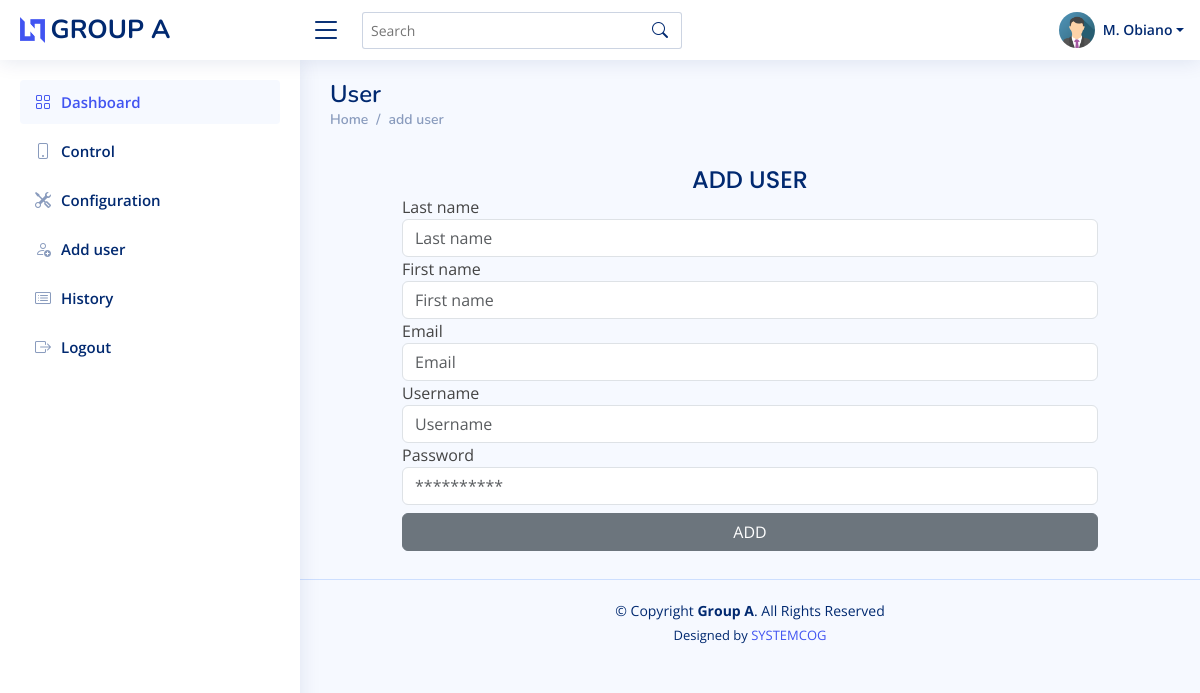
The page /add/user/ (signed in) on the database its author committed.
### account/models.py (models this page shows)
class User(AbstractUser):
    phone = models.CharField(max_length=20, blank=True, null=True)
    password_reset = models.BooleanField(default=False)
    image = models.ImageField(default='passport.jpg', upload_to='passport')
    role = models.CharField(max_length=255, blank=True, null=True)
    threat_counter = models.IntegerField(default=0)
    disable_reason = models.TextField(max_length=200, blank=True, null=True)
    ip_address = models.CharField(max_length=20, blank=True, null=True)

### account/decorators.py (the view)
        def wrapper_func(request, *args, **kwargs):
            group = None
            if request.user.groups.exists():
                group = request.user.groups.all()[0].name
            if group in allowed_roles:
                return view_func(request, *args, **kwargs)
            else:
                return render(request,'account/404.html')

### account/context_processors.py (called while the page is built)
def config_objects(request):
    from .models import Config
    if not Config.objects.all().exists():
        Config.objects.create()
    return {'config': Config.objects.get(id=1)}

### account/views.py (called while the page is built, shortened)
@login_required(login_url='login')
@allowed_users(allowed_roles=['visitor','admin'])
def addUser(request):
    user = request.user
    context = {}
    return render(request, 'account/add_user.html', context)

### account/templates/account/add_user.html (shortened to what this page needs)
{% extends 'account/main.html' %}
{% load crispy_forms_tags %}
{% block content %}
<div class="pagetitle">
    <h1>User</h1>
    <nav>
        <ol class="breadcrumb">
            <li class="breadcrumb-item"><a href="{% url 'home' %}">Home</a></li>
            <li class="breadcrumb-item">add user</li>
        </ol>
    </nav>
</div>
<section class="section">
  <div class="row justify-content-center">
    <div class="col-lg-10 col-md-12">
        <div>
            <h5 class="card-title text-center pb-0 fs-4">ADD USER</h5>
        </div>
        <form action="" method="post">
            <div class="form-group">
              <label for="">Last name</label>
              <input type="text" name="last_name" class="form-control" placeholder="Last name" required id="">
            </div>
            <div class="form-group">
              <label for="">First name</label>
              <input type="text" name="first_name" class="form-control" placeholder="First name" required id="">
            </div>
            <div class="form-group">
              <label for="">Email</label>
              <input type="text" name="email" class="form-control" placeholder="Email" required id="">
            </div>
            <div class="form-group">
              <label for="">Username</label>
              <input type="text" name="username" class="form-control" placeholder="Username" required id="">
            </div>
            <div class="form-group">
              <label for="">Password</label>
              <input type="password" name="password" class="form-control" placeholder="**********" required id="">
            </div>
            <button type="button" class="btn btn-secondary my-2 w-100" data-bs-toggle="modal" data-bs-target="#user">ADD</button>
        </form>
    </div>
  </div>
</section>
{% endblock content %}

### account/templates/account/main.html (shortened to what this page needs)
{% load static %}
<!DOCTYPE html>
<html lang="en">
<head>
  <link href="{% static 'assets/vendor/bootstrap/css/bootstrap.min.css' %}" rel="stylesheet">
  <link href="{% static 'assets/vendor/bootstrap-icons/bootstrap-icons.css' %}" rel="stylesheet">
  <link href="{% static 'assets/vendor/boxicons/css/boxicons.min.css' %}" rel="stylesheet">
  <link href="{% static 'assets/vendor/quill/quill.snow.css' %}" rel="stylesheet">
  <link href="{% static 'assets/vendor/quill/quill.bubble.css' %}" rel="stylesheet">
  <link href="{% static 'assets/vendor/remixicon/remixicon.css' %}" rel="stylesheet">
  <link href="{% static 'assets/vendor/simple-datatables/style.css' %}" rel="stylesheet">
  <link href="{% static 'assets/css/style.css' %}" rel="stylesheet">
  <link rel="stylesheet" href="{% static 'toastr/toastr.min.css' %}">
</head>
<body>
  <header id="header" class="header fixed-top d-flex align-items-center">
    <div class="d-flex align-items-center justify-content-between">
      <a href="{% url 'home' %}" class="logo d-flex align-items-center">
        <img src="{% static 'assets/img/logo.png' %}" alt="">
        <span class="d-none d-lg-block">GROUP A</span>
      </a>
      <i class="bi bi-list toggle-sidebar-btn"></i>
    </div>
    <div class="search-bar">
      <form class="search-form d-flex align-items-center" method="POST" action="#">
        <input type="text" name="query" placeholder="Search" title="Enter search keyword">
        <button type="submit" title="Search"><i class="bi bi-search"></i></button>
      </form>
    </div>
    <nav class="header-nav ms-auto">
      <ul class="d-flex align-items-center">
        <li class="nav-item dropdown pe-3">
          <a class="nav-link nav-profile d-flex align-items-center pe-0" href="#" data-bs-toggle="dropdown">
            <img src="{{user.image.url}}" alt="Profile" class="rounded-circle">
            <span class="d-none d-md-block dropdown-toggle ps-2">{{user.first_name|first|upper}}. {{user.last_name}}</span>
          </a>
        </li>
      </ul>
    </nav>
  </header>
  <aside id="sidebar" class="sidebar">
    <ul class="sidebar-nav" id="sidebar-nav">
      <li class="nav-item">
        <a class="nav-link " href="{% url 'home' %}">
          <i class="bi bi-grid"></i>
          <span>Dashboard</span>
        </a>
      </li>
      <li class="nav-item">
        <a class="nav-link collapsed" href="{% url 'control' %}">
          <i class="bi bi-phone"></i>
          <span>Control</span>
        </a>
      </li>
      <li class="nav-item">
        <a class="nav-link collapsed" href="{% url 'config' %}">
          <i class="bi bi-tools"></i>
          <span>Configuration</span>
        </a>
      </li>
      <li class="nav-item">
        <a class="nav-link collapsed" href="{% url 'add-user' %}">
          <i class="bi bi-person-add"></i>
          <span>Add user</span>
        </a>
      </li>
      <li class="nav-item">
        <a class="nav-link collapsed" href="{% url 'log' %}">
          <i class="bi bi-card-list"></i>
          <span>History</span>
        </a>
      </li>
      <li class="nav-item">
        <a class="nav-link collapsed" href="{% url 'logout' %}">
          <i class="bi bi-box-arrow-right"></i>
          <span>Logout</span>
        </a>
      </li>
    </ul>
  </aside>
  <main id="main" class="main">
    {% block content %}{% endblock content %}
  </main>
  <footer id="footer" class="footer">
    <div class="copyright">
      &copy; Copyright <strong><span>Group A</span></strong>. All Rights Reserved
    </div>
    <div class="credits">
      Designed by <a href="https://bootstrapmade.com/">SYSTEMCOG</a>
    </div>
  </footer>
</body>
</html>

### account/static/assets/css/style.css (style rules this page uses)
:root { scroll-behavior: smooth; }
body { font-family: "Open Sans", sans-serif; background: #f6f9ff; color: #444444; }
a { color: #4154f1; text-decoration: none; }
h1, h2, h3, h4, h5, h6 { font-family: "Nunito", sans-serif; }
#main { margin-top: 60px; padding: 20px 30px; transition: all 0.3s; }
.pagetitle { margin-bottom: 10px; }
.pagetitle h1 { font-size: 24px; margin-bottom: 0; font-weight: 600; color: #012970; }
.card-title { padding: 20px 0 15px 0; font-size: 18px; font-weight: 500; color: #012970; font-family: "Poppins", sans-serif; }
.breadcrumb { font-size: 14px; font-family: "Nunito", sans-serif; color: #899bbd; font-weight: 600; }
.breadcrumb a { color: #899bbd; transition: 0.3s; }
.breadcrumb .breadcrumb-item::before { color: #899bbd; }
.logo { line-height: 1; }
@media (min-width: 1200px) { .logo { width: 280px; } }
.logo img { max-height: 26px; margin-right: 6px; }
.logo span { font-size: 26px; font-weight: 700; color: #012970; font-family: "Nunito", sans-serif; }
.header { transition: all 0.5s; z-index: 997; height: 60px; box-shadow: 0px 2px 20px rgba(1, 41, 112, 0.1); background-color: #fff; padding-left: 20px; }
.header .toggle-sidebar-btn { font-size: 32px; padding-left: 10px; cursor: pointer; color: #012970; }
.header .search-bar { min-width: 360px; padding: 0 20px; }
.header .search-form { width: 100%; }
.header .search-form input { border: 0; font-size: 14px; color: #012970; border: 1px solid rgba(1, 41, 112, 0.2); padding: 7px 38px 7px 8px; border-radius: 3px; transition: 0.3s; width: 100%; }
.header .search-form button { border: 0; padding: 0; margin-left: -30px; background: none; }
.header .search-form button i { color: #012970; }
.header-nav ul { list-style: none; }
.header-nav>ul { margin: 0; padding: 0; }
.header-nav .nav-profile { color: #012970; }
.header-nav .nav-profile img { max-height: 36px; }
.header-nav .nav-profile span { font-size: 14px; font-weight: 600; }
.sidebar { position: fixed; top: 60px; left: 0; bottom: 0; width: 300px; z-index: 996; transition: all 0.3s; padding: 20px; overflow-y: auto; scrollbar-width: thin; scrollbar-color: #aab7cf transparent; box-shadow: 0px 0px 20px rgba(1, 41, 112, 0.1); background-color: #fff; }
@media (min-width: 1200px) { #main, #footer { margin-left: 300px; } }
.sidebar-nav { padding: 0; margin: 0; list-style: none; }
.sidebar-nav li { padding: 0; margin: 0; list-style: none; }
.sidebar-nav .nav-item { margin-bottom: 5px; }
.sidebar-nav .nav-link { display: flex; align-items: center; font-size: 15px; font-weight: 600; color: #4154f1; transition: 0.3; background: #f6f9ff; padding: 10px 15px; border-radius: 4px; }
.sidebar-nav .nav-link i { font-size: 16px; margin-right: 10px; color: #4154f1; }
.sidebar-nav .nav-link.collapsed { color: #012970; background: #fff; }
.sidebar-nav .nav-link.collapsed i { color: #899bbd; }
.footer { padding: 20px 0; font-size: 14px; transition: all 0.3s; border-top: 1px solid #cddfff; }
.footer .copyright { text-align: center; color: #012970; }
.footer .credits { padding-top: 5px; text-align: center; font-size: 13px; color: #012970; }

### rows shown on the page
User: image (picture), first_name|first "M", last_name "Obiano"
